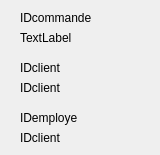
         <widget class="QWidget" name="page_6">
          <widget class="QLabel" name="label_46">
           <property name="geometry">
            <rect>
             <x>20</x>
             <y>10</y>
             <width>81</width>
             <height>16</height>
            </rect>
           </property>
           <property name="text">
            <string>IDcommande</string>
           </property>
          </widget>
          <widget class="QLabel" name="cmdlabel">
           <property name="geometry">
            <rect>
             <x>20</x>
             <y>30</y>
             <width>131</width>
             <height>16</height>
            </rect>
           </property>
           <property name="text">
            <string>TextLabel</string>
           </property>
          </widget>
          <widget class="QLabel" name="label_47">
           <property name="geometry">
            <rect>
             <x>20</x>
             <y>60</y>
             <width>131</width>
             <height>16</height>
            </rect>
           </property>
           <property name="text">
            <string>IDclient</string>
           </property>
          </widget>
          <widget class="QLabel" name="clientlabel">
           <property name="geometry">
            <rect>
             <x>20</x>
             <y>80</y>
             <width>131</width>
             <height>16</height>
            </rect>
           </property>
           <property name="text">
            <string>IDclient</string>
           </property>
          </widget>
          <widget class="QLabel" name="label_56">
           <property name="geometry">
            <rect>
             <x>20</x>
             <y>110</y>
             <width>131</width>
             <height>16</height>
            </rect>
           </property>
           <property name="text">
            <string>IDemploye</string>
           </property>
          </widget>
          <widget class="QLabel" name="emplabel">
           <property name="geometry">
            <rect>
             <x>20</x>
             <y>130</y>
             <width>131</width>
             <height>16</height>
            </rect>
           </property>
           <property name="text">
            <string>IDclient</string>
           </property>
          </widget>
         </widget>
